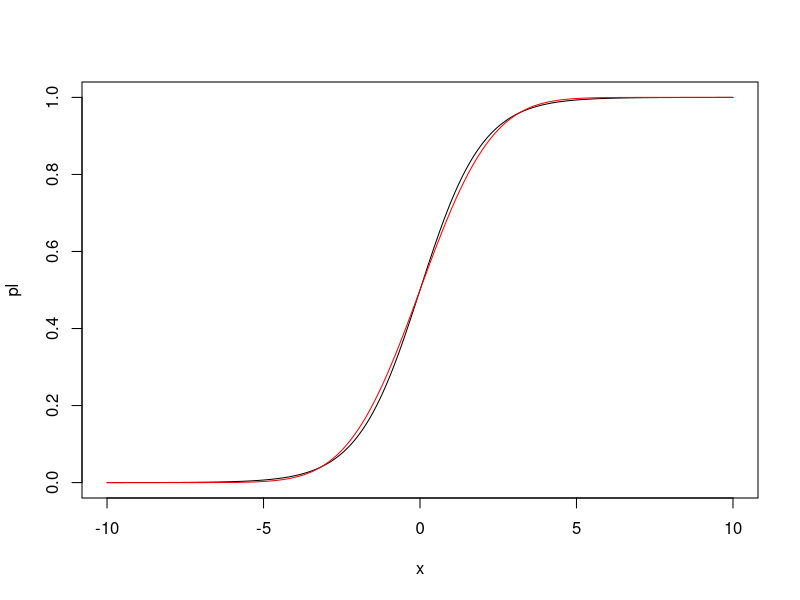
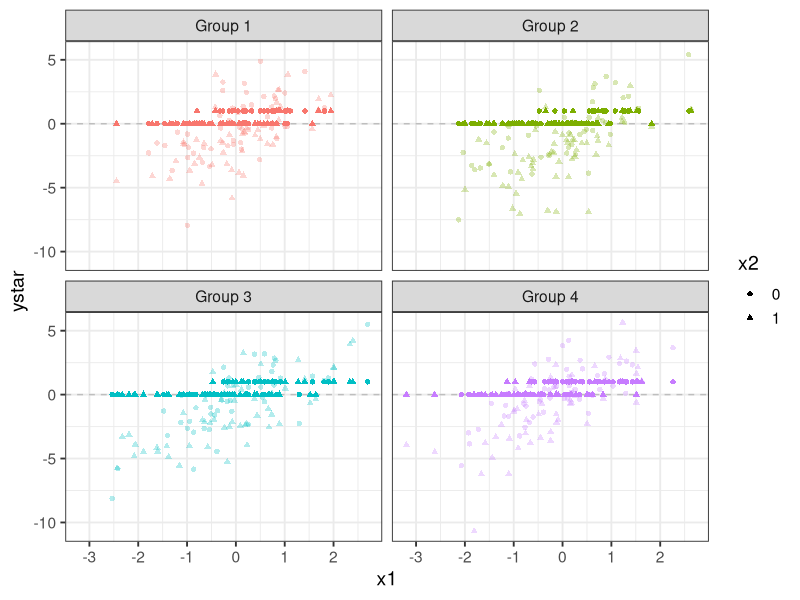
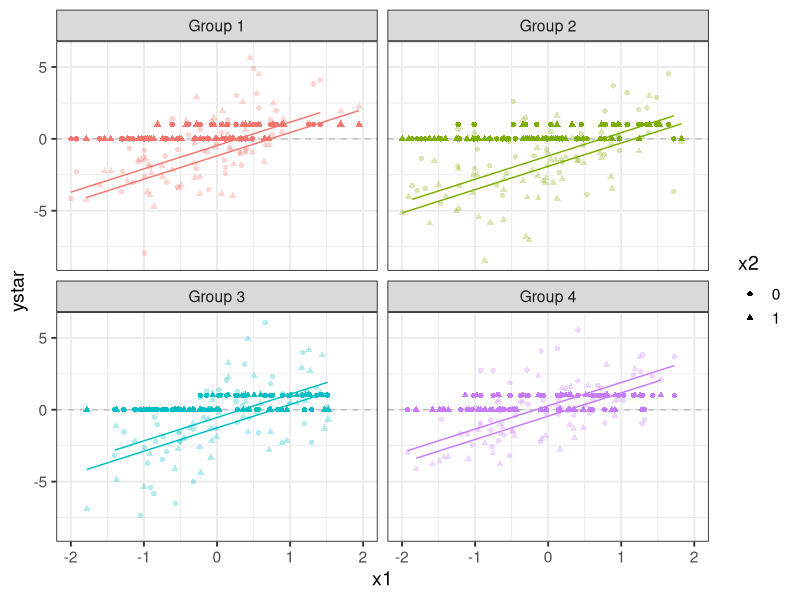

Here is the R script that generated these plots, in order:
## ---- chunk 1
knitr::opts_chunk$set(echo = TRUE, message = FALSE, warning = FALSE)
library(lme4)
library(tidyverse)
## ---- chunk 2

x <- seq(-10,10,0.01)
pl <- plogis(x, location = 0, scale = 1)
nl<- pnorm(x, mean = 0, sd = sqrt(pi*pi/3))
plot(x,pl,t="l")
lines(x, nl, col="red")

## ---- chunk 3
set.seed(42)
## ---- chunk 4

multibin <- function(n, J, beta1, beta2, jstd){
  x1 <- rnorm(n,0,1) #standardised continuous predictor variable
  x2 <- sample(c(0,1),n,replace=TRUE) #binary predictor variable
  group <- sample(J, n, replace=TRUE) #group membership indicator
  uj <- rnorm(J,0,jstd) #Group intercepts, normally distributed with standard deviation jstd
  yprob <- rep(NA,n)
  for (i in 1:n){
    yprob[i] <- x1[i]*beta1 + x2[i]*beta2 #calculate yprob including only the population (fixed) effects.
  }
  ystar <- rlogis(n,yprob,1) # var(ystar - yprob) = 3.29
  for (i in 1:n){
    ystar[i] <- ystar[i] + uj[group[i]] #Add the group effect to ystar
  }
  yobs <- ifelse(ystar >= 0, 1, 0) #Get the binary outcome using the threshold test
  return(data.frame(x1, x2, group, yprob, ystar, yobs))
}

## ---- chunk 5
mdata <- multibin(n = 5000, 
                  J = 20, 
                  beta1 = 1.6, #3.2
                  beta2 = -0.7,
                  jstd = 1.5)
## ---- chunk 6
head(mdata)
## ---- chunk 7
mdata %>%
  filter(group %in% seq(1,4)) %>%
  mutate(Group = paste0("Group ", group)) %>%
  group_by(Group) %>%
  sample_n(100) %>%
  ggplot()+
  aes(x = x1, y = ystar, col = factor(Group), shape = factor(x2))+
  geom_hline(yintercept = 0, col = "grey", linetype = "dashed")+
  geom_point(alpha = 0.3)+
  geom_point(aes(x = x1, y = yobs), size = 1.5)+
  scale_colour_discrete(guide = FALSE)+
  scale_shape_discrete(name = "x2")+
  theme_bw(14)+
  facet_wrap(~Group)
  
## ---- chunk 8
var(mdata$ystar - mdata$yprob)
## ---- chunk 9
var(mdata$ystar - mdata$yprob) - (pi*pi)/3

## ---- chunk 10
(var(mdata$ystar - mdata$yprob) - (pi*pi)/3)/var(mdata$ystar - mdata$yprob)
## ---- chunk 11
mmod1 <- glmer(yobs ~ x1 + x2 + (1 | group), 
              data = mdata, 
              family = "binomial")

summary(mmod1)
## ---- chunk 12
mdata$predicted <- predict(mmod1, mdata)

## ---- chunk 13
mdata %>%
  filter(group %in% seq(1,4)) %>%
  mutate(Group = paste0("Group ", group)) %>%
  group_by(Group) %>%
  sample_n(100) %>%
  ggplot()+
  aes(x = x1, y = ystar, col = factor(Group), shape = factor(x2))+
  geom_hline(yintercept = 0, col = "grey", linetype = "dashed")+
  geom_point(alpha = 0.3)+
  geom_point(aes(x = x1, y = yobs), size = 1.5)+
  geom_line(aes(x = x1, y = predicted, group = interaction(x2,group)))+
  scale_colour_discrete(guide = FALSE)+
  scale_shape_discrete(name = "x2")+
  scale_x_continuous(limits = c(-2,2))+
  theme_bw(14)+
  facet_wrap(~Group)
